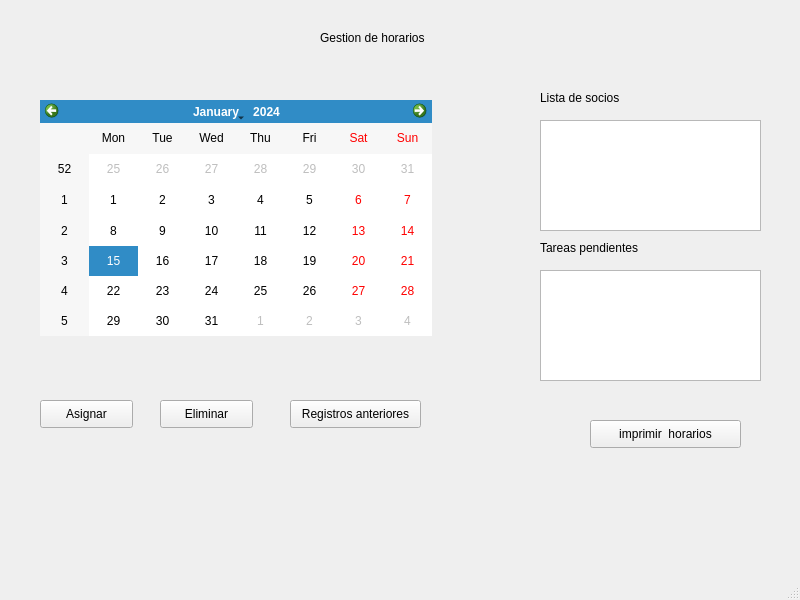
<?xml version="1.0" encoding="UTF-8"?>
<ui version="4.0">
 <class>MainWindow</class>
 <widget class="QMainWindow" name="MainWindow">
  <property name="geometry">
   <rect>
    <x>0</x>
    <y>0</y>
    <width>800</width>
    <height>600</height>
   </rect>
  </property>
  <property name="windowTitle">
   <string>MainWindow</string>
  </property>
  <widget class="QWidget" name="centralwidget">
   <widget class="QLabel" name="label">
    <property name="geometry">
     <rect>
      <x>320</x>
      <y>30</y>
      <width>131</width>
      <height>16</height>
     </rect>
    </property>
    <property name="text">
     <string>Gestion de horarios</string>
    </property>
   </widget>
   <widget class="QCalendarWidget" name="calendarWidget">
    <property name="geometry">
     <rect>
      <x>40</x>
      <y>100</y>
      <width>392</width>
      <height>236</height>
     </rect>
    </property>
   </widget>
   <widget class="QPushButton" name="asignar">
    <property name="geometry">
     <rect>
      <x>40</x>
      <y>400</y>
      <width>93</width>
      <height>28</height>
     </rect>
    </property>
    <property name="text">
     <string>Asignar</string>
    </property>
   </widget>
   <widget class="QPushButton" name="eliminar">
    <property name="geometry">
     <rect>
      <x>160</x>
      <y>400</y>
      <width>93</width>
      <height>28</height>
     </rect>
    </property>
    <property name="text">
     <string>Eliminar</string>
    </property>
   </widget>
   <widget class="QPushButton" name="registros">
    <property name="geometry">
     <rect>
      <x>290</x>
      <y>400</y>
      <width>131</width>
      <height>28</height>
     </rect>
    </property>
    <property name="text">
     <string>Registros anteriores</string>
    </property>
   </widget>
   <widget class="QTextEdit" name="listadesocios">
    <property name="geometry">
     <rect>
      <x>540</x>
      <y>120</y>
      <width>221</width>
      <height>111</height>
     </rect>
    </property>
   </widget>
   <widget class="QLabel" name="label_2">
    <property name="geometry">
     <rect>
      <x>540</x>
      <y>90</y>
      <width>101</width>
      <height>16</height>
     </rect>
    </property>
    <property name="text">
     <string>Lista de socios</string>
    </property>
   </widget>
   <widget class="QTextEdit" name="tareas">
    <property name="geometry">
     <rect>
      <x>540</x>
      <y>270</y>
      <width>221</width>
      <height>111</height>
     </rect>
    </property>
   </widget>
   <widget class="QLabel" name="label_3">
    <property name="geometry">
     <rect>
      <x>540</x>
      <y>240</y>
      <width>131</width>
      <height>16</height>
     </rect>
    </property>
    <property name="text">
     <string>Tareas pendientes</string>
    </property>
   </widget>
   <widget class="QPushButton" name="imprimir_horarios">
    <property name="geometry">
     <rect>
      <x>590</x>
      <y>420</y>
      <width>151</width>
      <height>28</height>
     </rect>
    </property>
    <property name="text">
     <string>imprimir  horarios</string>
    </property>
   </widget>
  </widget>
  <widget class="QMenuBar" name="menubar">
   <property name="geometry">
    <rect>
     <x>0</x>
     <y>0</y>
     <width>800</width>
     <height>26</height>
    </rect>
   </property>
  </widget>
  <widget class="QStatusBar" name="statusbar"/>
 </widget>
 <resources/>
 <connections/>
</ui>
